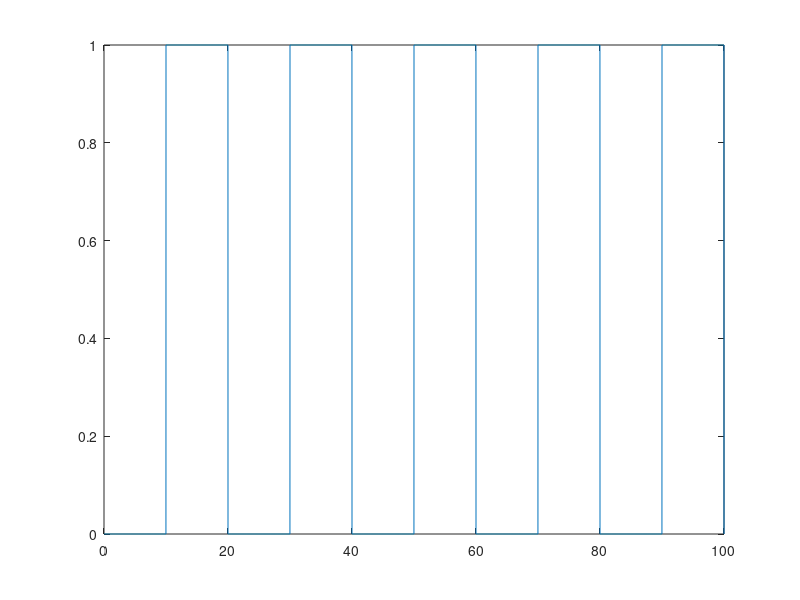

Source code (MATLAB):
% %1
% %Sistema Massa Amortecedor
% %m*dx + c*x = f(t)
% m = 1;
% c = 10;
% Gi = tf(1, [m/100 c/100]);
% %Divisão por 100 por manipulação algebrica da amplitude do sinal de entrada
% 
% impulse(Gi)
% hold on

% %2
% m = 1;
% c = 10;
% Gd = tf(1, [m/1000 c/1000]);
% step(Gd,0.6)
% %Os gráfico são diferentes na medida que por não possuir mola o coeficiente
% %elástico 'k' = 0 e portanto não há oscilação 

% %3
% m = 1;
% k = 100;
% G = tf(k/10, [m/10 0 k/10]);
% [y,time]  = step(G, 5);
% figure(2)
% plot(time', y)

% %4
% zeta = 0;
% k = 100;
% wn = sqrt(k);
% wd = wn*sqrt(1-zeta);
% t = 0: 0.01: 5;
% fx_u = (1 - exp(-zeta.*wn.*t) .* (cos(wd.*t) + (zeta.*wn/wd).*sin(wd.*t)));
% figure(3)
% plot(t, fx_u)
% hold on
% figure(3)
% plot(time, y)
% Graficos muito similares, para notar a diferença é necessário aproximar da
% curva

% %5
% G = tf([10 4],[1 4 4])
% impulse (G)
% step(G)

% % 6
% G=tf([6.32 18 12.81],[1 6 11.32 18 12.81]);
% step(G)
% stepinfo(G)

% % 7
% j = [1, 2, 4 ,6];
% k = [0.3, 0.5, 0.7, 0.8];
% 
% for i = 1:4  
%     Gl(i,1) = tf(j(i)^2, [1 2*k(i)*j(i) j(i)^2]);
%     [x,t] = step(Gl);
%     plot(t,x)
%     legend({'ωn = 1', 'ωn = 2', 'ωn = 4', 'ωn = 6'})
% end

% % 8
% Gsb = tf([1],[1 1 1]);
% Gsp = tf([1],[1 3 1]);
% Gca = tf([1],[1 2 1]);
% 
% step(Gsb)
% hold
% step(Gsp)
% step(Gca)
% 
% legend({'Subamortecido', 'Superamortecido', 'Criticamente amortecido'})

% % 9
% [a, b] = ord2(2.4, 0.4);
% [A,B,C,D] = tf2ss(a,b);
% [b,a] = ss2tf (A,B,C,D)

% 10
num = [0 2 2 5]; 
den = [1 4 2 5]; 
[u , t] = gensig('square' , 20 , 100 , .01 );
plot(t, u);
